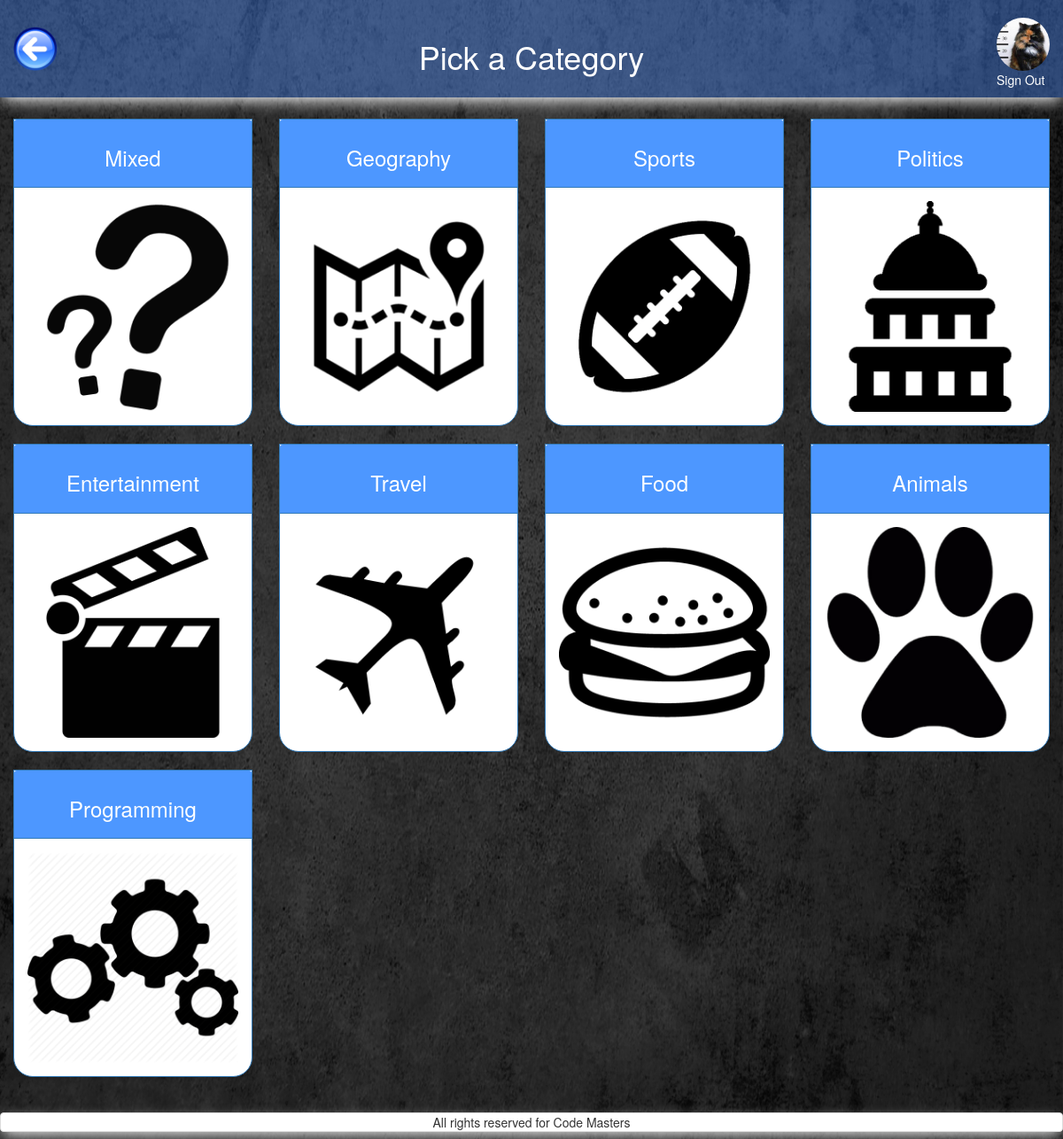
The page /quiz_categories.php (signed in) on the database its author committed.
### tables this page shows
CREATE TABLE `users` (
  `id` int(11) NOT NULL,
  `FK_avatars` int(11) NOT NULL,
  `nickname` varchar(255) NOT NULL,
  `email` varchar(255) NOT NULL,
  `password` varchar(255) NOT NULL,
  `first_name` varchar(255) NOT NULL,
  `family_name` varchar(255) NOT NULL,
  `date_of_birth` date NOT NULL DEFAULT '1993-07-30'
);

CREATE TABLE `avatars` (
  `id` int(11) NOT NULL,
  `location` varchar(255) NOT NULL
);

CREATE TABLE `categories` (
  `id` int(11) NOT NULL,
  `category` varchar(13) NOT NULL,
  `image` varchar(255) NOT NULL DEFAULT 'default.png',
  `amount_questions` int(11) NOT NULL DEFAULT '8',
  `tries` int(11) NOT NULL DEFAULT '5',
  `passed_at` decimal(3,2) NOT NULL DEFAULT '0.60'
);

### includes/start_session_user.php (called while the page is built, shortened)
<?php
 require_once 'dbconnect.php';
 $res=mysqli_query($con, "SELECT first_name, family_name, date_of_birth, nickname, users.id AS user_id, avatars.location AS avatar, avatars.id AS avatar_id, email FROM users
 	JOIN avatars ON users.FK_avatars=avatars.id
 	WHERE users.id=".$_SESSION['user']);
	 $userRow=mysqli_fetch_array($res);
	 $user_avatar = $userRow['avatar'];
?>

### quiz_categories.php (the view, shortened to what this page needs)
<?php
require_once('includes/start_session_user.php');
$categoriesQuery = $con->prepare(<<<'SQL'
SELECT category, image FROM categories;
SQL
);
$categoriesQuery->execute();
$categoriesResult = $categoriesQuery->get_result();
?>
<!DOCTYPE html>
<html>
<head>
    <?php
require_once('includes/head_tag.php');
    ?>
</head>
<body>
<div id="wrap">
  <div id="main" class="container-fluid clear-top">
    <header class="row shadow" id="header">
            <div class="col-xs-3">
                <a href="home_user.php">
                    <img alt="back_button" src="pictures/back_button.png" id="back_button"/>
                </a>
            </div>
            <div class="col-xs-6 white text-center margin-top">
                <h1 class="heading_font">Pick a Category</h1>
            </div>
        <?php
        echo'
            <div class="col-xs-3">
                <a href="logout.php?logout" class="pull-right">
                    <img class="img-circle show_avatar border" src="'.$user_avatar.'" alt="avatar" id="avatar_img"><br>
                    Sign Out
                </a>
            </div>';
        ?>
    </header>
    <div class="row">
        <main class="col-xs-12">
            <section class="row">
                <div class="col-xs-12 margin-top">
                    <?php
    $categories = [];
    while ($category = $categoriesResult->fetch_assoc()) {
        $categories[] = $category;
    }
    foreach ($categories as $key => $category):
    if ($key%4 == 0):
    ?>
    <div class="row">
        <?php
        endif;
        ?>
        <div class="col-xs-6 col-sm-3">
            <a href="quiz_play.php?category=<?php echo $category['category']?>" class="a_category">
            <div class="panel panel-primary" id="category_panel">
                <div class="text-center panel-heading" id="category_header">
                    <h3><?php echo $category['category']?></h3>
                </div>
                <div class="panel-body text-center">
                    <img src="pictures/<?php echo $category['image']?>" class="img-responsive">
                </div>
            </div>
            </a>
        </div>
        <?php
        if ($key%4 == 3 || $key >= count($categories)):
        ?>
    </div>
    <?php
    endif;
    endforeach;
    ?>
                </div>
            </section>
        </main>
    </div>
  </div>
</div>
    <?php
require_once('includes/footer.php');
    ?>
</body>
</html>

### css/style.css (style rules this page uses)
header h1 { position: relative; }
#avatar_img { margin-top:20px; height: 60px; }
#back_button { margin-top:30px; height: 50px; }
#header { background-color: rgba(77,141,255,0.4); height: 110px; }
#header a:link { color: white; }
body { content: ""; background: url("../pictures/grey_background.jpg"); background-size: 100% 100%; background-repeat: repeat; top: 0; left: 0; bottom: 0; right: 0; position: absolute; z-index: -1; }
.shadow { -webkit-box-shadow: 0px 6px 16px -3px rgba(255,255,255,1); -moz-box-shadow: 0px 6px 16px -3px rgba(255,255,255,1); box-shadow: 0px 6px 16px -3px rgba(255,255,255,1); }
.margin-top { margin-top: 2%; }
#category_panel { border-radius: 0px 0px 22px 22px; -moz-border-radius: 0px 0px 22px 22px; -webkit-border-radius: 0px 0px 22px 22px; }
#category_header { background-color:#4D97FF; }
.a_category:link { color: black; text-decoration: none; }
.white { color: white; }

### includes/head_tag.php (style rules this page uses)
html, body { height: 100%; }
#wrap { min-height: 100%; }
#main { overflow:auto; padding-bottom:50px; }

### rows shown on the page
users: FK_avatars.location (picture)
categories: category "Mixed", image (picture)
categories: category "Geography", image (picture)
categories: category "Sports", image (picture)
categories: category "Politics", image (picture)
categories: category "Entertainment", image (picture)
categories: category "Travel", image (picture)
categories: category "Food", image (picture)
categories: category "Animals", image (picture)
categories: category "Programming", image (picture)
